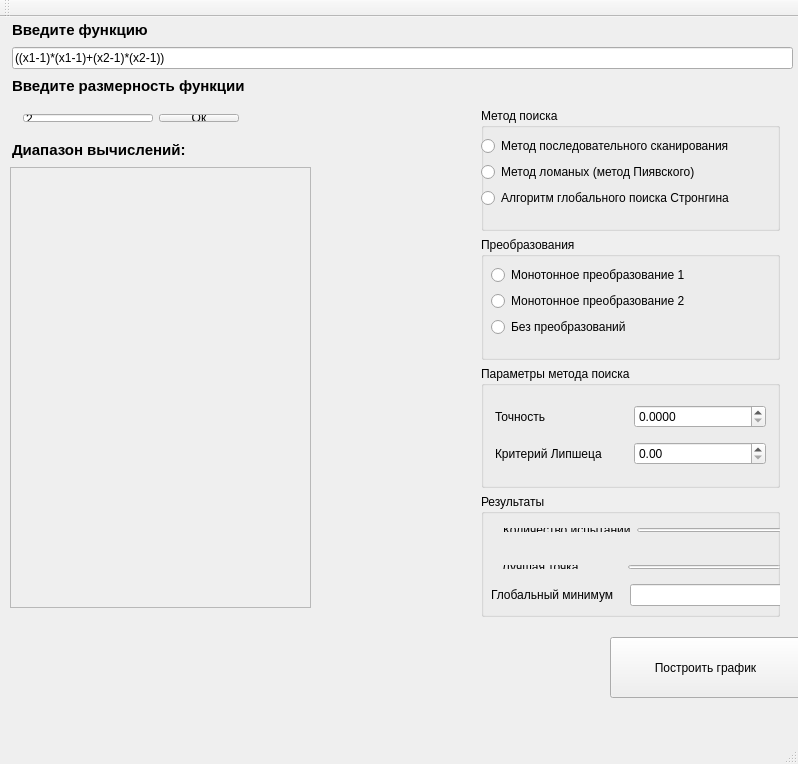
<?xml version="1.0" encoding="UTF-8"?>
<ui version="4.0">
 <class>MainWindow</class>
 <widget class="QMainWindow" name="MainWindow">
  <property name="windowModality">
   <enum>Qt::NonModal</enum>
  </property>
  <property name="enabled">
   <bool>true</bool>
  </property>
  <property name="geometry">
   <rect>
    <x>0</x>
    <y>0</y>
    <width>798</width>
    <height>764</height>
   </rect>
  </property>
  <property name="palette">
   <palette>
    <active>
     <colorrole role="Midlight">
      <brush brushstyle="SolidPattern">
       <color alpha="255">
        <red>0</red>
        <green>0</green>
        <blue>127</blue>
       </color>
      </brush>
     </colorrole>
    </active>
    <inactive>
     <colorrole role="Midlight">
      <brush brushstyle="SolidPattern">
       <color alpha="255">
        <red>0</red>
        <green>0</green>
        <blue>127</blue>
       </color>
      </brush>
     </colorrole>
    </inactive>
    <disabled>
     <colorrole role="Midlight">
      <brush brushstyle="SolidPattern">
       <color alpha="255">
        <red>0</red>
        <green>0</green>
        <blue>127</blue>
       </color>
      </brush>
     </colorrole>
    </disabled>
   </palette>
  </property>
  <property name="windowTitle">
   <string>GlobOpt</string>
  </property>
  <widget class="QWidget" name="centralWidget">
   <widget class="QScrollArea" name="scrollArea">
    <property name="geometry">
     <rect>
      <x>10</x>
      <y>150</y>
      <width>301</width>
      <height>441</height>
     </rect>
    </property>
    <property name="widgetResizable">
     <bool>true</bool>
    </property>
    <widget class="QWidget" name="scrollAreaWidgetContents">
     <property name="geometry">
      <rect>
       <x>0</x>
       <y>0</y>
       <width>299</width>
       <height>439</height>
      </rect>
     </property>
    </widget>
   </widget>
   <widget class="QLineEdit" name="function">
    <property name="geometry">
     <rect>
      <x>12</x>
      <y>30</y>
      <width>781</width>
      <height>22</height>
     </rect>
    </property>
    <property name="text">
     <string>((x1-1)*(x1-1)+(x2-1)*(x2-1))</string>
    </property>
   </widget>
   <widget class="QLabel" name="label_9">
    <property name="geometry">
     <rect>
      <x>12</x>
      <y>2</y>
      <width>173</width>
      <height>22</height>
     </rect>
    </property>
    <property name="font">
     <font>
      <pointsize>11</pointsize>
      <weight>75</weight>
      <bold>true</bold>
     </font>
    </property>
    <property name="text">
     <string>Введите функцию</string>
    </property>
   </widget>
   <widget class="QLabel" name="label_10">
    <property name="geometry">
     <rect>
      <x>12</x>
      <y>58</y>
      <width>292</width>
      <height>22</height>
     </rect>
    </property>
    <property name="font">
     <font>
      <pointsize>11</pointsize>
      <weight>75</weight>
      <bold>true</bold>
     </font>
    </property>
    <property name="text">
     <string>Введите размерность функции</string>
    </property>
   </widget>
   <widget class="QLabel" name="label_11">
    <property name="geometry">
     <rect>
      <x>12</x>
      <y>122</y>
      <width>222</width>
      <height>22</height>
     </rect>
    </property>
    <property name="font">
     <font>
      <pointsize>11</pointsize>
      <weight>75</weight>
      <bold>true</bold>
     </font>
    </property>
    <property name="text">
     <string>Диапазон вычислений:</string>
    </property>
   </widget>
   <widget class="QPushButton" name="start">
    <property name="geometry">
     <rect>
      <x>610</x>
      <y>620</y>
      <width>191</width>
      <height>61</height>
     </rect>
    </property>
    <property name="text">
     <string>Построить график</string>
    </property>
   </widget>
   <widget class="QWidget" name="layoutWidget">
    <property name="geometry">
     <rect>
      <x>12</x>
      <y>86</y>
      <width>238</width>
      <height>30</height>
     </rect>
    </property>
    <layout class="QHBoxLayout" name="horizontalLayout_5">
     <item>
      <widget class="QLineEdit" name="lineEdit">
       <property name="text">
        <string>2</string>
       </property>
      </widget>
     </item>
     <item>
      <widget class="QPushButton" name="pushButton">
       <property name="text">
        <string>Ок</string>
       </property>
      </widget>
     </item>
    </layout>
   </widget>
   <widget class="QWidget" name="layoutWidget">
    <property name="geometry">
     <rect>
      <x>470</x>
      <y>80</y>
      <width>321</width>
      <height>531</height>
     </rect>
    </property>
    <layout class="QVBoxLayout" name="verticalLayout_2">
     <item>
      <widget class="QGroupBox" name="groupBox">
       <property name="font">
        <font>
         <weight>50</weight>
         <bold>false</bold>
        </font>
       </property>
       <property name="title">
        <string>Метод поиска</string>
       </property>
       <widget class="QRadioButton" name="scan">
        <property name="geometry">
         <rect>
          <x>0</x>
          <y>28</y>
          <width>319</width>
          <height>20</height>
         </rect>
        </property>
        <property name="text">
         <string>Метод последовательного сканирования</string>
        </property>
       </widget>
       <widget class="QRadioButton" name="strong">
        <property name="geometry">
         <rect>
          <x>0</x>
          <y>80</y>
          <width>319</width>
          <height>20</height>
         </rect>
        </property>
        <property name="text">
         <string>Алгоритм глобального поиска Стронгина</string>
        </property>
       </widget>
       <widget class="QRadioButton" name="loma">
        <property name="geometry">
         <rect>
          <x>0</x>
          <y>54</y>
          <width>319</width>
          <height>20</height>
         </rect>
        </property>
        <property name="text">
         <string>Метод ломаных (метод Пиявского)</string>
        </property>
       </widget>
      </widget>
     </item>
     <item>
      <widget class="QGroupBox" name="groupBox_2">
       <property name="title">
        <string>Преобразования</string>
       </property>
       <widget class="QRadioButton" name="mon2">
        <property name="geometry">
         <rect>
          <x>10</x>
          <y>54</y>
          <width>319</width>
          <height>20</height>
         </rect>
        </property>
        <property name="text">
         <string>Монотонное преобразование 2</string>
        </property>
       </widget>
       <widget class="QRadioButton" name="mon1">
        <property name="geometry">
         <rect>
          <x>10</x>
          <y>28</y>
          <width>319</width>
          <height>20</height>
         </rect>
        </property>
        <property name="text">
         <string>Монотонное преобразование 1</string>
        </property>
       </widget>
       <widget class="QRadioButton" name="radioButton_12">
        <property name="geometry">
         <rect>
          <x>10</x>
          <y>80</y>
          <width>301</width>
          <height>20</height>
         </rect>
        </property>
        <property name="text">
         <string>Без преобразований</string>
        </property>
       </widget>
      </widget>
     </item>
     <item>
      <widget class="QGroupBox" name="groupBox_3">
       <property name="title">
        <string>Параметры метода поиска</string>
       </property>
       <layout class="QVBoxLayout" name="verticalLayout">
        <item>
         <layout class="QHBoxLayout" name="horizontalLayout">
          <item>
           <widget class="QLabel" name="label_12">
            <property name="text">
             <string>Точность</string>
            </property>
           </widget>
          </item>
          <item>
           <widget class="QDoubleSpinBox" name="eps">
            <property name="decimals">
             <number>4</number>
            </property>
           </widget>
          </item>
         </layout>
        </item>
        <item>
         <layout class="QHBoxLayout" name="horizontalLayout_2">
          <item>
           <widget class="QLabel" name="label_13">
            <property name="text">
             <string>Критерий Липшеца</string>
            </property>
           </widget>
          </item>
          <item>
           <widget class="QDoubleSpinBox" name="lipsh"/>
          </item>
         </layout>
        </item>
       </layout>
      </widget>
     </item>
     <item>
      <widget class="QGroupBox" name="groupBox_4">
       <property name="title">
        <string>Результаты</string>
       </property>
       <widget class="QGroupBox" name="groupBox_5">
        <property name="geometry">
         <rect>
          <x>590</x>
          <y>512</y>
          <width>301</width>
          <height>121</height>
         </rect>
        </property>
        <property name="title">
         <string>Результаты</string>
        </property>
       </widget>
       <widget class="QWidget" name="layoutWidget">
        <property name="geometry">
         <rect>
          <x>11</x>
          <y>23</y>
          <width>301</width>
          <height>26</height>
         </rect>
        </property>
        <layout class="QHBoxLayout" name="horizontalLayout_3">
         <item>
          <widget class="QLabel" name="label_14">
           <property name="text">
            <string>Количество испытаний</string>
           </property>
          </widget>
         </item>
         <item>
          <widget class="QLineEdit" name="kolvo"/>
         </item>
        </layout>
       </widget>
       <widget class="QWidget" name="layoutWidget">
        <property name="geometry">
         <rect>
          <x>10</x>
          <y>60</y>
          <width>301</width>
          <height>26</height>
         </rect>
        </property>
        <layout class="QHBoxLayout" name="horizontalLayout_4">
         <item>
          <widget class="QLabel" name="label_15">
           <property name="text">
            <string>Лучшая точка             </string>
           </property>
          </widget>
         </item>
         <item>
          <widget class="QLineEdit" name="best"/>
         </item>
        </layout>
       </widget>
       <widget class="QLineEdit" name="min">
        <property name="geometry">
         <rect>
          <x>149</x>
          <y>90</y>
          <width>160</width>
          <height>22</height>
         </rect>
        </property>
       </widget>
       <widget class="QLabel" name="label_18">
        <property name="geometry">
         <rect>
          <x>10</x>
          <y>90</y>
          <width>133</width>
          <height>22</height>
         </rect>
        </property>
        <property name="text">
         <string>Глобальный минимум</string>
        </property>
       </widget>
      </widget>
     </item>
    </layout>
   </widget>
  </widget>
  <widget class="QMenuBar" name="menuBar">
   <property name="geometry">
    <rect>
     <x>0</x>
     <y>0</y>
     <width>798</width>
     <height>26</height>
    </rect>
   </property>
  </widget>
  <widget class="QToolBar" name="mainToolBar">
   <attribute name="toolBarArea">
    <enum>TopToolBarArea</enum>
   </attribute>
   <attribute name="toolBarBreak">
    <bool>false</bool>
   </attribute>
  </widget>
  <widget class="QStatusBar" name="statusBar"/>
 </widget>
 <layoutdefault spacing="6" margin="11"/>
 <resources/>
 <connections/>
</ui>
